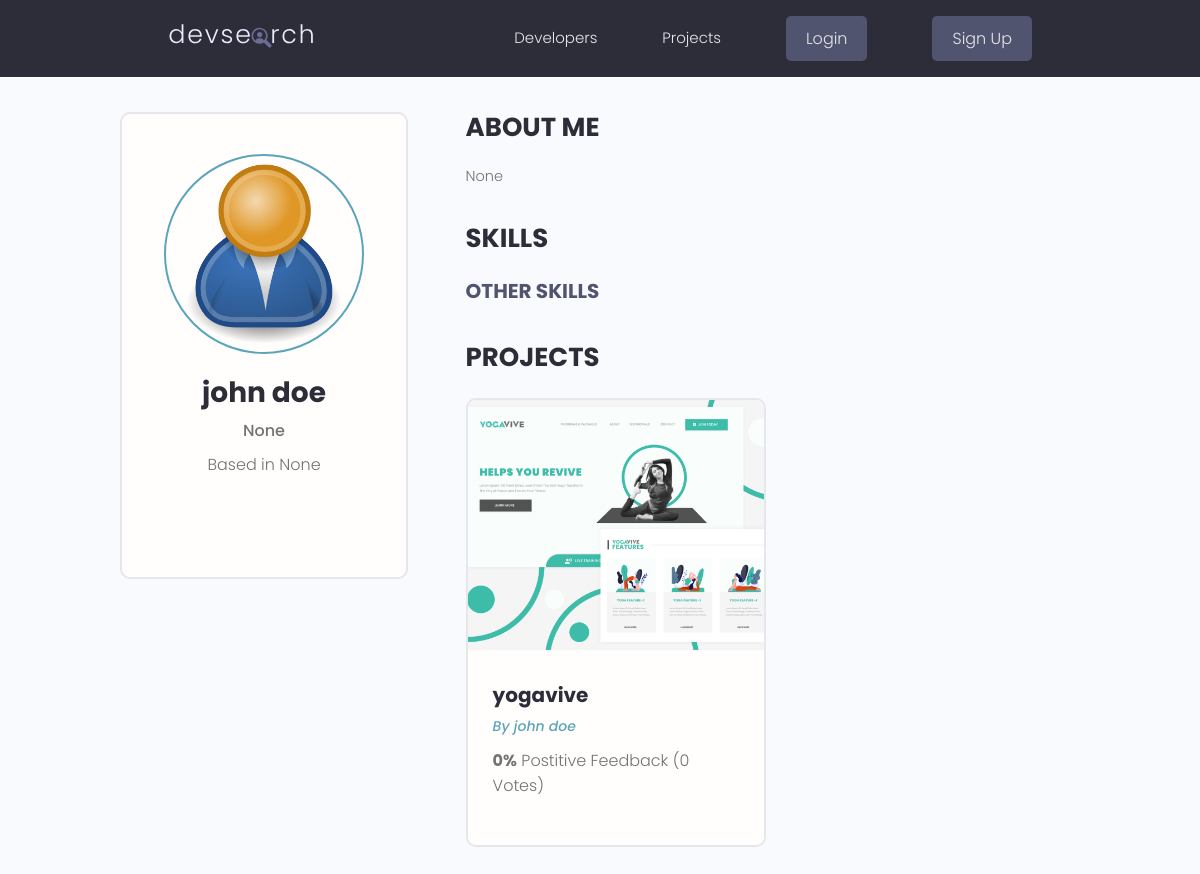
The app's page /profile/1e8e0196-5b1d-42da-9db8-a0c894650fec/, older data.
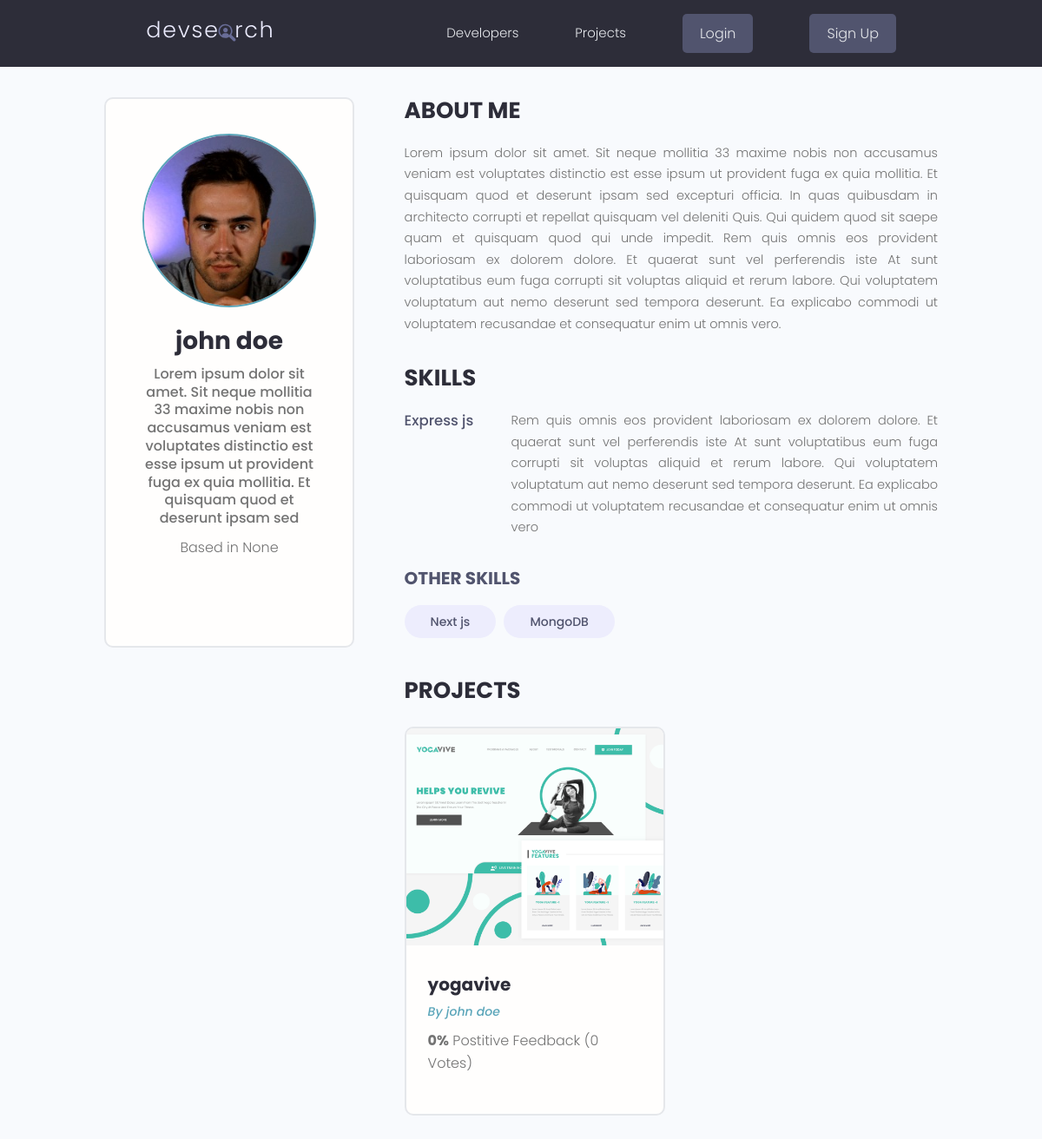
The same page, newer data.
### users/models.py (models this page shows, shortened)
class Profile(models.Model):
    id = models.UUIDField(default=uuid.uuid4, unique=True, primary_key=True, editable=False)
    user = models.OneToOneField(User, on_delete=models.CASCADE)
    name = models.CharField(max_length=200)
    email = models.EmailField(max_length=500)
    username = models.CharField(max_length=200)
    location = models.CharField(max_length=200, blank=True, null=True)
    short_intro = models.CharField(max_length=200, blank=True, null=True)
    bio = models.TextField(blank=True, null=True)
    profile_image = models.ImageField(null=True, blank=True, upload_to='profiles/', default="profiles/user-default.png")
    social_github = models.CharField(max_length=200, blank=True, null=True)
    social_twitter = models.CharField(max_length=200, blank=True, null=True)
    social_linkedin = models.CharField(max_length=200, blank=True, null=True)
    social_youtube = models.CharField(max_length=200, blank=True, null=True)
    social_website = models.CharField(max_length=200, blank=True, null=True)
    created = models.DateTimeField(auto_now_add=True)

class Skill(models.Model):
    id = models.UUIDField(default=uuid.uuid4, unique=True, primary_key=True, editable=False)
    owner = models.ForeignKey(Profile, on_delete=models.CASCADE)
    name = models.CharField(max_length=200)
    description = models.TextField(null=True, blank=True)
    created = models.DateTimeField(auto_now_add=True)
    def __str__(self):
        return self.name

### projects/models.py (models this page shows, shortened)
class Project(models.Model):
    id = models.UUIDField(default=uuid.uuid4, unique=True, primary_key=True, editable=False)
    owner = models.ForeignKey(
        Profile, on_delete=models.CASCADE, related_name='projects')
    title = models.CharField(max_length=200)
    description = models.TextField(null=True, blank=True)
    featured_image = models.ImageField(
        null=True, blank=True, default="default.jpg")
    demo_link = models.CharField(max_length=2000, null=True, blank=True)
    source_link = models.CharField(max_length=2000, null=True, blank=True)
    tags = models.ManyToManyField('Tag', blank=True)
    vote_total = models.IntegerField(default=0, null=True, blank=True)
    vote_ratio = models.IntegerField(default=0, null=True, blank=True)
    created = models.DateTimeField(auto_now_add=True)

### users/views.py (the view)
# urls.py: path('profile/<str:pk>/', views.user_profile, name="user-profile"),
def user_profile(request, pk):
    profile = Profile.objects.get(pk=pk)
    other_skills = profile.skill_set.filter(description = "") # Get all skills that have no description
    top_skills = profile.skill_set.exclude(description__exact="") # Get all skills that have a description
    return render(request, 'users/user-profile.html', {"profile": profile, "other_skills": other_skills, "top_skills": top_skills})

### users/templates/users/user-profile.html (shortened to what this page needs)
{% extends 'base.html' %}
{% block content %}
<main class="profile my-md">
    <div class="container">
        <div class="layout">
            <div class="column column--1of3">
                <div class="card text-center">
                    <div class="card__body dev">
                        <img class="avatar avatar--xl" src="{{ profile.profile_image.url }}" />
                        <h2 class="dev__name">{{profile.name}}</h2>
                        <p class="dev__title">{{profile.short_intro}}</p>
                        <p class="dev__location">Based in {{profile.location}}</p>
                    </div>
                </div>
            </div>
            <div class="column column--2of3">
                <div class="devInfo">
                    <h3 class="devInfo__title">About Me</h3>
                    <p class="devInfo__about">{{profile.bio}}</p>
                </div>
                <div class="devInfo">
                    <h3 class="devInfo__title">Skills</h3>
                    <div class="devInfo__skills">
                        {% for skill in top_skills %}
                        <div class="devSkill">
                            <h4 class="devSkill__title">{{skill.name}}</h4>
                            <p class="devSkill__info">{{skill.description}}</p>
                        </div>
                        {% endfor %}
                        <h3 class="devInfo__subtitle">Other Skills</h3>
                        <div class="devInfo__otherSkills">
                            {% for skill in other_skills %}
                            <span class="tag tag--pill tag--sub tag--lg">
                                <small>{{skill}}</small>
                            </span>
                            {% endfor %}
                        </div>
                    </div>
                </div>
                <div class="devInfo">
                    <h3 class="devInfo__title">Projects</h3>
                    <div class="grid grid--two">
                        {% for project in profile.projects.all %}
                        <div class="column">
                            <div class="card project">
                                <a href="{% url 'project' project.id %}" class="project">
                                    <img class="project__thumbnail" src="{{project.featured_image.url}}"
                                        alt="project thumbnail" />
                                    <div class="card__body">
                                        <h3 class="project__title">{{project.title}}</h3>
                                        <p><a class="project__author"
                                                href="{% url 'user-profile' project.owner.id %}">By
                                                {{project.owner.name}}</a>
                                        </p>
                                        <p class="project--rating">
                                            <span style="font-weight: bold;">{{project.vote_ratio}}%</span> Postitive
                                            Feedback ({{project.vote_total}} Vote{{project.vote_total|pluralize:"s"}})
                                        </p>
                                    </div>
                                </a>
                            </div>
                        </div>
                        {% endfor %}
                    </div>
                </div>
            </div>
        </div>
    </div>
</main>
{% endblock content %}

Row changes from the older to the newer data that the page shows:
changed Profile "john doe": profile_image: picture added in place of a placeholder; short_intro "None" → "Lorem ipsum dolor sit amet. Sit neque mollitia 33 maxime nobis non accusamus veniam est voluptates distinctio est esse ipsum ut provident fuga ex quia mollitia. Et quisquam quod et deserunt ipsam sed"; bio "None" → "Lorem ipsum dolor sit amet. Sit neque mollitia 33 maxime nobis non accusamus veniam est voluptates distinctio est esse ipsum ut provident fuga ex quia mollitia. Et quisquam quod et deserunt ipsam sed excepturi officia. In quas quibusdam in architecto corrupti et repellat quisquam vel deleniti Quis. Qui quidem quod sit saepe quam et quisquam quod qui unde impedit. Rem quis omnis eos provident laboriosam ex dolorem dolore. Et quaerat sunt vel perferendis iste At sunt voluptatibus eum fuga corrupti sit voluptas aliquid et rerum labore. Qui voluptatem voluptatum aut nemo deserunt sed tempora deserunt. Ea explicabo commodi ut voluptatem recusandae et consequatur enim ut omnis vero."
added Skill: name "Express js", description "Rem quis omnis eos provident laboriosam ex dolorem dolore. Et quaerat sunt vel perferendis iste At sunt voluptatibus eum fuga corrupti sit voluptas aliquid et rerum labore. Qui voluptatem voluptatum aut nemo deserunt sed tempora deserunt. Ea explicabo commodi ut voluptatem recusandae et consequatur enim ut omnis vero", shown under "SKILLS"
added Skill: name "Next js", shown under "OTHER SKILLS"
added Skill: name "MongoDB", shown under "OTHER SKILLS"
